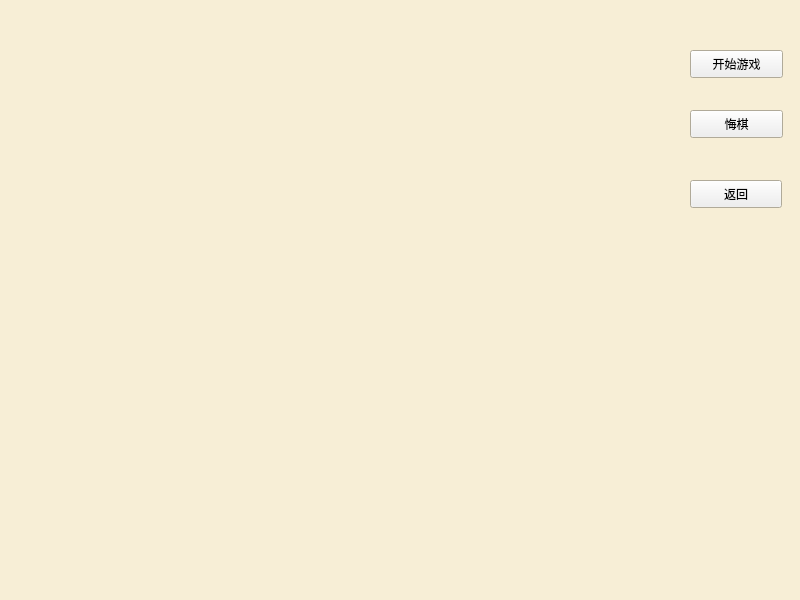
<?xml version="1.0" encoding="UTF-8"?>
<ui version="4.0">
 <class>Form</class>
 <widget class="QWidget" name="Form">
  <property name="geometry">
   <rect>
    <x>0</x>
    <y>0</y>
    <width>800</width>
    <height>600</height>
   </rect>
  </property>
  <property name="sizePolicy">
   <sizepolicy hsizetype="Preferred" vsizetype="Preferred">
    <horstretch>80</horstretch>
    <verstretch>0</verstretch>
   </sizepolicy>
  </property>
  <property name="minimumSize">
   <size>
    <width>800</width>
    <height>600</height>
   </size>
  </property>
  <property name="maximumSize">
   <size>
    <width>800</width>
    <height>600</height>
   </size>
  </property>
  <property name="palette">
   <palette>
    <active>
     <colorrole role="Window">
      <brush brushstyle="SolidPattern">
       <color alpha="255">
        <red>247</red>
        <green>238</green>
        <blue>214</blue>
       </color>
      </brush>
     </colorrole>
    </active>
    <inactive>
     <colorrole role="Window">
      <brush brushstyle="SolidPattern">
       <color alpha="255">
        <red>247</red>
        <green>238</green>
        <blue>214</blue>
       </color>
      </brush>
     </colorrole>
    </inactive>
    <disabled>
     <colorrole role="Base">
      <brush brushstyle="SolidPattern">
       <color alpha="255">
        <red>247</red>
        <green>238</green>
        <blue>214</blue>
       </color>
      </brush>
     </colorrole>
     <colorrole role="Window">
      <brush brushstyle="SolidPattern">
       <color alpha="255">
        <red>247</red>
        <green>238</green>
        <blue>214</blue>
       </color>
      </brush>
     </colorrole>
    </disabled>
   </palette>
  </property>
  <property name="windowTitle">
   <string>Gobang</string>
  </property>
  <property name="windowIcon">
   <iconset resource="rrc.qrc">
    <normaloff>:/icon/title.jpg</normaloff>:/icon/title.jpg</iconset>
  </property>
  <widget class="QPushButton" name="pushButton_start">
   <property name="geometry">
    <rect>
     <x>690</x>
     <y>50</y>
     <width>93</width>
     <height>28</height>
    </rect>
   </property>
   <property name="text">
    <string>开始游戏</string>
   </property>
  </widget>
  <widget class="QTextBrowser" name="textBrowser">
   <property name="geometry">
    <rect>
     <x>350</x>
     <y>560</y>
     <width>131</width>
     <height>41</height>
    </rect>
   </property>
   <property name="palette">
    <palette>
     <active>
      <colorrole role="Button">
       <brush brushstyle="SolidPattern">
        <color alpha="0">
         <red>0</red>
         <green>0</green>
         <blue>0</blue>
        </color>
       </brush>
      </colorrole>
      <colorrole role="Base">
       <brush brushstyle="NoBrush">
        <color alpha="255">
         <red>0</red>
         <green>0</green>
         <blue>0</blue>
        </color>
       </brush>
      </colorrole>
      <colorrole role="Window">
       <brush brushstyle="SolidPattern">
        <color alpha="0">
         <red>0</red>
         <green>0</green>
         <blue>0</blue>
        </color>
       </brush>
      </colorrole>
     </active>
     <inactive>
      <colorrole role="Button">
       <brush brushstyle="SolidPattern">
        <color alpha="0">
         <red>0</red>
         <green>0</green>
         <blue>0</blue>
        </color>
       </brush>
      </colorrole>
      <colorrole role="Base">
       <brush brushstyle="NoBrush">
        <color alpha="255">
         <red>0</red>
         <green>0</green>
         <blue>0</blue>
        </color>
       </brush>
      </colorrole>
      <colorrole role="Window">
       <brush brushstyle="SolidPattern">
        <color alpha="0">
         <red>0</red>
         <green>0</green>
         <blue>0</blue>
        </color>
       </brush>
      </colorrole>
     </inactive>
     <disabled>
      <colorrole role="Button">
       <brush brushstyle="SolidPattern">
        <color alpha="0">
         <red>0</red>
         <green>0</green>
         <blue>0</blue>
        </color>
       </brush>
      </colorrole>
      <colorrole role="Base">
       <brush brushstyle="NoBrush">
        <color alpha="255">
         <red>0</red>
         <green>0</green>
         <blue>0</blue>
        </color>
       </brush>
      </colorrole>
      <colorrole role="Window">
       <brush brushstyle="SolidPattern">
        <color alpha="0">
         <red>0</red>
         <green>0</green>
         <blue>0</blue>
        </color>
       </brush>
      </colorrole>
     </disabled>
    </palette>
   </property>
   <property name="font">
    <font>
     <pointsize>15</pointsize>
     <italic>true</italic>
     <bold>true</bold>
    </font>
   </property>
   <property name="styleSheet">
    <string notr="true">background-color:transparent;border-width:0;border-style:outset;</string>
   </property>
   <property name="html">
    <string>&lt;!DOCTYPE HTML PUBLIC &quot;-//W3C//DTD HTML 4.0//EN&quot; &quot;http://www.w3.org/TR/REC-html40/strict.dtd&quot;&gt;
&lt;html&gt;&lt;head&gt;&lt;meta name=&quot;qrichtext&quot; content=&quot;1&quot; /&gt;&lt;meta charset=&quot;utf-8&quot; /&gt;&lt;style type=&quot;text/css&quot;&gt;
p, li { white-space: pre-wrap; }
hr { height: 1px; border-width: 0; }
li.unchecked::marker { content: &quot;\2610&quot;; }
li.checked::marker { content: &quot;\2612&quot;; }
&lt;/style&gt;&lt;/head&gt;&lt;body style=&quot; font-family:'Microsoft YaHei UI'; font-size:15pt; font-weight:700; font-style:italic;&quot;&gt;
&lt;p align=&quot;center&quot; style=&quot;-qt-paragraph-type:empty; margin-top:0px; margin-bottom:0px; margin-left:0px; margin-right:0px; -qt-block-indent:0; text-indent:0px; font-size:9pt; font-weight:400; font-style:normal;&quot;&gt;&lt;br /&gt;&lt;/p&gt;&lt;/body&gt;&lt;/html&gt;</string>
   </property>
  </widget>
  <widget class="QPushButton" name="pushButton_back">
   <property name="geometry">
    <rect>
     <x>690</x>
     <y>110</y>
     <width>93</width>
     <height>28</height>
    </rect>
   </property>
   <property name="text">
    <string>悔棋</string>
   </property>
  </widget>
  <widget class="QPushButton" name="pushButton_return">
   <property name="geometry">
    <rect>
     <x>690</x>
     <y>180</y>
     <width>92</width>
     <height>28</height>
    </rect>
   </property>
   <property name="text">
    <string>返回</string>
   </property>
  </widget>
 </widget>
 <resources>
  <include location="rrc.qrc"/>
 </resources>
 <connections/>
</ui>
